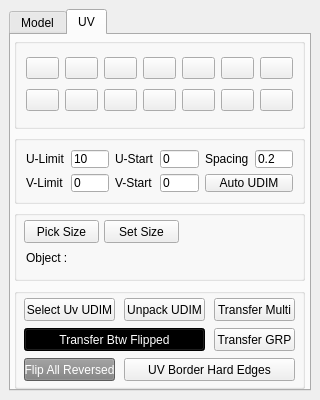
<?xml version="1.0" encoding="UTF-8"?>
<ui version="4.0">
 <class>mnT2_ilm_tool_win</class>
 <widget class="QMainWindow" name="mnT2_ilm_tool_win">
  <property name="geometry">
   <rect>
    <x>0</x>
    <y>0</y>
    <width>320</width>
    <height>400</height>
   </rect>
  </property>
  <property name="minimumSize">
   <size>
    <width>320</width>
    <height>400</height>
   </size>
  </property>
  <property name="maximumSize">
   <size>
    <width>320</width>
    <height>400</height>
   </size>
  </property>
  <property name="windowTitle">
   <string>mnT2 ILM Tools</string>
  </property>
  <property name="windowIcon">
   <iconset>
    <normaloff>../icons/mnT2_ilm/ILMtools.bmp</normaloff>../icons/mnT2_ilm/ILMtools.bmp</iconset>
  </property>
  <widget class="QWidget" name="central_widget">
   <layout class="QHBoxLayout" name="horizontalLayout">
    <item>
     <widget class="QTabWidget" name="tab_widget">
      <property name="currentIndex">
       <number>1</number>
      </property>
      <widget class="QWidget" name="obj_tab">
       <attribute name="title">
        <string>Model</string>
       </attribute>
       <widget class="QGroupBox" name="cre_sel_grp">
        <property name="geometry">
         <rect>
          <x>3</x>
          <y>3</y>
          <width>291</width>
          <height>85</height>
         </rect>
        </property>
        <property name="autoFillBackground">
         <bool>false</bool>
        </property>
        <property name="title">
         <string>Crease Select Components</string>
        </property>
        <widget class="QLabel" name="label">
         <property name="geometry">
          <rect>
           <x>10</x>
           <y>20</y>
           <width>61</width>
           <height>16</height>
          </rect>
         </property>
         <property name="text">
          <string>Working on :</string>
         </property>
        </widget>
        <widget class="QRadioButton" name="vert_rb">
         <property name="geometry">
          <rect>
           <x>110</x>
           <y>20</y>
           <width>82</width>
           <height>17</height>
          </rect>
         </property>
         <property name="text">
          <string>Vertices</string>
         </property>
        </widget>
        <widget class="QRadioButton" name="edge_rb">
         <property name="geometry">
          <rect>
           <x>210</x>
           <y>20</y>
           <width>71</width>
           <height>17</height>
          </rect>
         </property>
         <property name="text">
          <string>Edges</string>
         </property>
         <property name="checked">
          <bool>true</bool>
         </property>
        </widget>
        <widget class="QLabel" name="label_3">
         <property name="geometry">
          <rect>
           <x>10</x>
           <y>50</y>
           <width>61</width>
           <height>21</height>
          </rect>
         </property>
         <property name="text">
          <string>Value :</string>
         </property>
        </widget>
        <widget class="QLabel" name="label_4">
         <property name="geometry">
          <rect>
           <x>50</x>
           <y>50</y>
           <width>41</width>
           <height>21</height>
          </rect>
         </property>
         <property name="text">
          <string>From</string>
         </property>
        </widget>
        <widget class="QLineEdit" name="cre_sel_min">
         <property name="geometry">
          <rect>
           <x>80</x>
           <y>50</y>
           <width>41</width>
           <height>20</height>
          </rect>
         </property>
         <property name="text">
          <string>1</string>
         </property>
         <property name="+changeCommand" stdset="0">
          <string>&quot;mnT2_ui.vsTools1UI.creSelMinChange()&quot;</string>
         </property>
        </widget>
        <widget class="QLineEdit" name="cre_sel_max">
         <property name="geometry">
          <rect>
           <x>150</x>
           <y>50</y>
           <width>41</width>
           <height>20</height>
          </rect>
         </property>
         <property name="text">
          <string>10</string>
         </property>
         <property name="+changeCommand" stdset="0">
          <string>&quot;mnT2_ui.vsTools1UI.creSelMaxChange()&quot;</string>
         </property>
        </widget>
        <widget class="QLabel" name="label_5">
         <property name="geometry">
          <rect>
           <x>130</x>
           <y>50</y>
           <width>21</width>
           <height>21</height>
          </rect>
         </property>
         <property name="text">
          <string>To</string>
         </property>
        </widget>
        <widget class="QPushButton" name="cre_sel_but">
         <property name="geometry">
          <rect>
           <x>205</x>
           <y>50</y>
           <width>75</width>
           <height>23</height>
          </rect>
         </property>
         <property name="text">
          <string>Select</string>
         </property>
         <property name="+command" stdset="0">
          <string>&quot;mnT2_ui.vsTools1UI.creSel()&quot;</string>
         </property>
        </widget>
       </widget>
       <widget class="QGroupBox" name="he_grp">
        <property name="geometry">
         <rect>
          <x>3</x>
          <y>92</y>
          <width>291</width>
          <height>55</height>
         </rect>
        </property>
        <property name="title">
         <string>Convert Hard Edge to Crease</string>
        </property>
        <widget class="QLineEdit" name="he_cre_val">
         <property name="geometry">
          <rect>
           <x>80</x>
           <y>20</y>
           <width>51</width>
           <height>20</height>
          </rect>
         </property>
         <property name="text">
          <string>3</string>
         </property>
         <property name="+changeCommand" stdset="0">
          <string>&quot;mnT2_ui.vsTools1UI.heCreValChange()&quot;</string>
         </property>
        </widget>
        <widget class="QPushButton" name="he_convert_but">
         <property name="geometry">
          <rect>
           <x>140</x>
           <y>20</y>
           <width>141</width>
           <height>23</height>
          </rect>
         </property>
         <property name="text">
          <string>Convert</string>
         </property>
         <property name="+command" stdset="0">
          <string>&quot;mnT2_ui.vsTools1UI.heConvert()&quot;</string>
         </property>
        </widget>
        <widget class="QLabel" name="label_6">
         <property name="geometry">
          <rect>
           <x>10</x>
           <y>22</y>
           <width>81</width>
           <height>16</height>
          </rect>
         </property>
         <property name="text">
          <string>Crease value</string>
         </property>
        </widget>
       </widget>
       <widget class="QGroupBox" name="abs_cre_grp">
        <property name="geometry">
         <rect>
          <x>3</x>
          <y>152</y>
          <width>291</width>
          <height>56</height>
         </rect>
        </property>
        <property name="title">
         <string>Set Absolute Crease Value</string>
        </property>
        <layout class="QHBoxLayout" name="horizontalLayout_2">
         <property name="spacing">
          <number>1</number>
         </property>
         <property name="leftMargin">
          <number>3</number>
         </property>
         <property name="topMargin">
          <number>3</number>
         </property>
         <property name="rightMargin">
          <number>3</number>
         </property>
         <property name="bottomMargin">
          <number>5</number>
         </property>
         <item>
          <widget class="QPushButton" name="abs_cre_0_but">
           <property name="font">
            <font>
             <weight>75</weight>
             <italic>false</italic>
             <bold>true</bold>
             <strikeout>false</strikeout>
            </font>
           </property>
           <property name="autoFillBackground">
            <bool>false</bool>
           </property>
           <property name="text">
            <string>0.0</string>
           </property>
           <property name="+command" stdset="0">
            <string>&quot;mnT2_ui.vsTools1UI.absCre(0)&quot;</string>
           </property>
          </widget>
         </item>
         <item>
          <widget class="QPushButton" name="abs_cre_0_but_2">
           <property name="text">
            <string>1.0</string>
           </property>
           <property name="+command" stdset="0">
            <string>&quot;mnT2_ui.vsTools1UI.absCre(1)&quot;</string>
           </property>
          </widget>
         </item>
         <item>
          <widget class="QPushButton" name="abs_cre_0_but_3">
           <property name="text">
            <string>2.0</string>
           </property>
           <property name="+command" stdset="0">
            <string>&quot;mnT2_ui.vsTools1UI.absCre(2)&quot;</string>
           </property>
          </widget>
         </item>
         <item>
          <widget class="QPushButton" name="abs_cre_0_but_4">
           <property name="text">
            <string>3.0</string>
           </property>
           <property name="+command" stdset="0">
            <string>&quot;mnT2_ui.vsTools1UI.absCre(3)&quot;</string>
           </property>
          </widget>
         </item>
         <item>
          <widget class="QPushButton" name="abs_cre_0_but_5">
           <property name="text">
            <string>4.0</string>
           </property>
           <property name="+command" stdset="0">
            <string>&quot;mnT2_ui.vsTools1UI.absCre(4)&quot;</string>
           </property>
          </widget>
         </item>
         <item>
          <widget class="QPushButton" name="abs_cre_0_but_6">
           <property name="font">
            <font>
             <weight>75</weight>
             <bold>true</bold>
            </font>
           </property>
           <property name="text">
            <string>5.0</string>
           </property>
           <property name="+command" stdset="0">
            <string>&quot;mnT2_ui.vsTools1UI.absCre(5)&quot;</string>
           </property>
          </widget>
         </item>
         <item>
          <widget class="QPushButton" name="abs_cre_0_but_7">
           <property name="text">
            <string>6.0</string>
           </property>
           <property name="+command" stdset="0">
            <string>&quot;mnT2_ui.vsTools1UI.absCre(6)&quot;</string>
           </property>
          </widget>
         </item>
         <item>
          <widget class="QPushButton" name="abs_cre_0_but_8">
           <property name="text">
            <string>7.0</string>
           </property>
           <property name="+command" stdset="0">
            <string>&quot;mnT2_ui.vsTools1UI.absCre(7)&quot;</string>
           </property>
          </widget>
         </item>
         <item>
          <widget class="QPushButton" name="abs_cre_0_but_9">
           <property name="text">
            <string>8.0</string>
           </property>
           <property name="+command" stdset="0">
            <string>&quot;mnT2_ui.vsTools1UI.absCre(8)&quot;</string>
           </property>
          </widget>
         </item>
         <item>
          <widget class="QPushButton" name="abs_cre_0_but_10">
           <property name="text">
            <string>9.0</string>
           </property>
           <property name="+command" stdset="0">
            <string>&quot;mnT2_ui.vsTools1UI.absCre(9)&quot;</string>
           </property>
          </widget>
         </item>
         <item>
          <widget class="QPushButton" name="abs_cre_0_but_11">
           <property name="font">
            <font>
             <weight>75</weight>
             <bold>true</bold>
            </font>
           </property>
           <property name="text">
            <string>10</string>
           </property>
           <property name="+command" stdset="0">
            <string>&quot;mnT2_ui.vsTools1UI.absCre(10)&quot;</string>
           </property>
          </widget>
         </item>
        </layout>
       </widget>
       <widget class="QGroupBox" name="other_grp">
        <property name="geometry">
         <rect>
          <x>3</x>
          <y>220</y>
          <width>291</width>
          <height>130</height>
         </rect>
        </property>
        <property name="title">
         <string/>
        </property>
        <layout class="QGridLayout" name="gridLayout_3">
         <property name="leftMargin">
          <number>3</number>
         </property>
         <property name="rightMargin">
          <number>3</number>
         </property>
         <property name="horizontalSpacing">
          <number>5</number>
         </property>
         <item row="0" column="0">
          <widget class="QPushButton" name="sel_similar_but">
           <property name="toolTip">
            <string>Select objects shared the same form/shape</string>
           </property>
           <property name="text">
            <string>Select Similar</string>
           </property>
           <property name="+command" stdset="0">
            <string>&quot;mnT2_ui.vsTools1UI.selSimilar()&quot;</string>
           </property>
          </widget>
         </item>
         <item row="0" column="1">
          <widget class="QPushButton" name="lock_cre_but">
           <property name="toolTip">
            <string>Create crease set for all selected objects</string>
           </property>
           <property name="text">
            <string>Lock Crease</string>
           </property>
           <property name="+command" stdset="0">
            <string>&quot;mnT2_ui.vsTools1UI.lockCre()&quot;</string>
           </property>
          </widget>
         </item>
         <item row="0" column="2">
          <widget class="QPushButton" name="sel_he_but">
           <property name="text">
            <string>Select Hard Edge</string>
           </property>
           <property name="+command" stdset="0">
            <string>&quot;mnT2_ui.vsTools1UI.selHe()&quot;</string>
           </property>
          </widget>
         </item>
         <item row="1" column="0">
          <widget class="QPushButton" name="make_inst_but">
           <property name="toolTip">
            <string>Convert selected similar objects into instance</string>
           </property>
           <property name="styleSheet">
            <string notr="true">color: white; background: black;</string>
           </property>
           <property name="text">
            <string>Make Instance</string>
           </property>
           <property name="+command" stdset="0">
            <string>&quot;mnT2_ui.vsTools1UI.makeInst()&quot;</string>
           </property>
          </widget>
         </item>
         <item row="1" column="1">
          <widget class="QPushButton" name="back_cre_but">
           <property name="toolTip">
            <string>Restore crease from crease set</string>
           </property>
           <property name="text">
            <string>Back Crease</string>
           </property>
           <property name="+command" stdset="0">
            <string>&quot;mnT2_ui.vsTools1UI.backCre()&quot;</string>
           </property>
          </widget>
         </item>
         <item row="1" column="2">
          <widget class="QPushButton" name="auto_fence_but">
           <property name="text">
            <string>Auto Fencing</string>
           </property>
           <property name="+command" stdset="0">
            <string>&quot;mnT2_ui.vsTools1UI.autoFence()&quot;</string>
           </property>
          </widget>
         </item>
         <item row="2" column="0">
          <widget class="QPushButton" name="sel_by_udim_but">
           <property name="toolTip">
            <string>Select objects in the same UDIM of selected object</string>
           </property>
           <property name="text">
            <string>Select Obj UDIM</string>
           </property>
           <property name="+command" stdset="0">
            <string>&quot;mnT2_ui.vsTools1UI.selObjUdim()&quot;</string>
           </property>
          </widget>
         </item>
         <item row="2" column="1">
          <widget class="QPushButton" name="transfer_cre_but">
           <property name="text">
            <string>Transfer Crease</string>
           </property>
           <property name="+command" stdset="0">
            <string>&quot;mnT2_ui.vsTools1UI.transferCre()&quot;</string>
           </property>
          </widget>
         </item>
         <item row="2" column="2">
          <widget class="QPushButton" name="reset_xform_but">
           <property name="text">
            <string>Reset Transform</string>
           </property>
           <property name="+command" stdset="0">
            <string>&quot;mnT2_ui.vsTools1UI.resetXform()&quot;</string>
           </property>
          </widget>
         </item>
         <item row="3" column="0" colspan="2">
          <widget class="QPushButton" name="comb_by_udim_but">
           <property name="text">
            <string>Combine by UDIM</string>
           </property>
           <property name="+command" stdset="0">
            <string>&quot;mnT2_ui.vsTools1UI.combByUdim()&quot;</string>
           </property>
          </widget>
         </item>
        </layout>
       </widget>
      </widget>
      <widget class="QWidget" name="uv_tab">
       <attribute name="title">
        <string>UV</string>
       </attribute>
       <widget class="QGroupBox" name="uv_grp">
        <property name="geometry">
         <rect>
          <x>3</x>
          <y>3</y>
          <width>291</width>
          <height>91</height>
         </rect>
        </property>
        <property name="title">
         <string/>
        </property>
        <property name="flat">
         <bool>false</bool>
        </property>
        <layout class="QGridLayout" name="gridLayout">
         <item row="0" column="0">
          <widget class="QPushButton" name="straig_sh_but">
           <property name="toolTip">
            <string>Straighten loop/ring and unfold UV shell</string>
           </property>
           <property name="text">
            <string/>
           </property>
           <property name="icon">
            <iconset>
             <normaloff>../icons/mnT2_ilm/NSUV/NS_strShell.bmp</normaloff>../icons/mnT2_ilm/NSUV/NS_strShell.bmp</iconset>
           </property>
           <property name="iconSize">
            <size>
             <width>24</width>
             <height>24</height>
            </size>
           </property>
           <property name="+command" stdset="0">
            <string>&quot;mnT2_ui.vsTools1UI.straigSh()&quot;</string>
           </property>
          </widget>
         </item>
         <item row="0" column="1">
          <widget class="QPushButton" name="alig_uv_mid_u_but">
           <property name="toolTip">
            <string>Align UV to the average U</string>
           </property>
           <property name="text">
            <string/>
           </property>
           <property name="icon">
            <iconset>
             <normaloff>../icons/mnT2_ilm/NSUV/NS_alignUmid.bmp</normaloff>../icons/mnT2_ilm/NSUV/NS_alignUmid.bmp</iconset>
           </property>
           <property name="iconSize">
            <size>
             <width>24</width>
             <height>24</height>
            </size>
           </property>
           <property name="+command" stdset="0">
            <string>&quot;mnT2_ui.vsTools1UI.aligUvMidU()&quot;</string>
           </property>
          </widget>
         </item>
         <item row="0" column="2">
          <widget class="QPushButton" name="unfold_uv_but">
           <property name="toolTip">
            <string>Unfold UV</string>
           </property>
           <property name="text">
            <string/>
           </property>
           <property name="icon">
            <iconset>
             <normaloff>../icons/mnT2_ilm/NSUV/NS_unfold.bmp</normaloff>../icons/mnT2_ilm/NSUV/NS_unfold.bmp</iconset>
           </property>
           <property name="iconSize">
            <size>
             <width>24</width>
             <height>24</height>
            </size>
           </property>
           <property name="+command" stdset="0">
            <string>&quot;mnT2_ui.vsTools1UI.unfoldUv()&quot;</string>
           </property>
          </widget>
         </item>
         <item row="0" column="3">
          <widget class="QPushButton" name="orient_sh_but">
           <property name="toolTip">
            <string>Orient UV shells</string>
           </property>
           <property name="text">
            <string/>
           </property>
           <property name="icon">
            <iconset>
             <normaloff>../icons/mnT2_ilm/uvxform_icons/sdv_orientUvShells.bmp</normaloff>../icons/mnT2_ilm/uvxform_icons/sdv_orientUvShells.bmp</iconset>
           </property>
           <property name="iconSize">
            <size>
             <width>24</width>
             <height>24</height>
            </size>
           </property>
           <property name="+command" stdset="0">
            <string>&quot;mnT2_ui.vsTools1UI.orientSh()&quot;</string>
           </property>
          </widget>
         </item>
         <item row="0" column="4">
          <widget class="QPushButton" name="alig_sh_left_u_but">
           <property name="toolTip">
            <string>Align UV shells to the left U</string>
           </property>
           <property name="text">
            <string/>
           </property>
           <property name="icon">
            <iconset>
             <normaloff>../icons/mnT2_ilm/uvxform_icons/sdv_aluvLeft.bmp</normaloff>../icons/mnT2_ilm/uvxform_icons/sdv_aluvLeft.bmp</iconset>
           </property>
           <property name="iconSize">
            <size>
             <width>24</width>
             <height>24</height>
            </size>
           </property>
           <property name="+command" stdset="0">
            <string>&quot;mnT2_ui.vsTools1UI.aligShLeftU()&quot;</string>
           </property>
          </widget>
         </item>
         <item row="0" column="5">
          <widget class="QPushButton" name="alig_sh_mid_u_but">
           <property name="toolTip">
            <string>Align UV shells to the mid U</string>
           </property>
           <property name="text">
            <string/>
           </property>
           <property name="icon">
            <iconset>
             <normaloff>../icons/mnT2_ilm/uvxform_icons/sdv_aluvCenterU.bmp</normaloff>../icons/mnT2_ilm/uvxform_icons/sdv_aluvCenterU.bmp</iconset>
           </property>
           <property name="iconSize">
            <size>
             <width>24</width>
             <height>24</height>
            </size>
           </property>
           <property name="+command" stdset="0">
            <string>&quot;mnT2_ui.vsTools1UI.aligShMidU()&quot;</string>
           </property>
          </widget>
         </item>
         <item row="0" column="6">
          <widget class="QPushButton" name="alig_sh_right_u_but">
           <property name="toolTip">
            <string>Align UV shells to the right U</string>
           </property>
           <property name="text">
            <string/>
           </property>
           <property name="icon">
            <iconset>
             <normaloff>../icons/mnT2_ilm/uvxform_icons/sdv_aluvRight.bmp</normaloff>../icons/mnT2_ilm/uvxform_icons/sdv_aluvRight.bmp</iconset>
           </property>
           <property name="iconSize">
            <size>
             <width>24</width>
             <height>24</height>
            </size>
           </property>
           <property name="+command" stdset="0">
            <string>&quot;mnT2_ui.vsTools1UI.aligShRightU()&quot;</string>
           </property>
          </widget>
         </item>
         <item row="1" column="0">
          <widget class="QPushButton" name="straig_uv_but">
           <property name="toolTip">
            <string>Straighten UV selection</string>
           </property>
           <property name="text">
            <string/>
           </property>
           <property name="icon">
            <iconset>
             <normaloff>../icons/mnT2_ilm/NSUV/NS_strUVs.bmp</normaloff>../icons/mnT2_ilm/NSUV/NS_strUVs.bmp</iconset>
           </property>
           <property name="iconSize">
            <size>
             <width>24</width>
             <height>24</height>
            </size>
           </property>
           <property name="+command" stdset="0">
            <string>&quot;mnT2_ui.vsTools1UI.straigUV()&quot;</string>
           </property>
          </widget>
         </item>
         <item row="1" column="1">
          <widget class="QPushButton" name="alig_uv_mid_v_but">
           <property name="toolTip">
            <string>Align UV to the average V</string>
           </property>
           <property name="text">
            <string/>
           </property>
           <property name="icon">
            <iconset>
             <normaloff>../icons/mnT2_ilm/NSUV/NS_alignVmid.bmp</normaloff>../icons/mnT2_ilm/NSUV/NS_alignVmid.bmp</iconset>
           </property>
           <property name="iconSize">
            <size>
             <width>24</width>
             <height>24</height>
            </size>
           </property>
           <property name="+command" stdset="0">
            <string>&quot;mnT2_ui.vsTools1UI.aligUvMidV()&quot;</string>
           </property>
          </widget>
         </item>
         <item row="1" column="2">
          <widget class="QPushButton" name="center_uv_but">
           <property name="toolTip">
            <string>Center UV shells</string>
           </property>
           <property name="text">
            <string/>
           </property>
           <property name="icon">
            <iconset>
             <normaloff>../icons/mnT2_ilm/uvxform_icons/sdv_centerUvs.bmp</normaloff>../icons/mnT2_ilm/uvxform_icons/sdv_centerUvs.bmp</iconset>
           </property>
           <property name="iconSize">
            <size>
             <width>24</width>
             <height>24</height>
            </size>
           </property>
           <property name="+command" stdset="0">
            <string>&quot;mnT2_ui.vsTools1UI.centerUv()&quot;</string>
           </property>
          </widget>
         </item>
         <item row="1" column="3">
          <widget class="QPushButton" name="stack_sh_but">
           <property name="toolTip">
            <string>Stack UV shells</string>
           </property>
           <property name="text">
            <string/>
           </property>
           <property name="icon">
            <iconset>
             <normaloff>../icons/mnT2_ilm/uvxform_icons/sdv_stackUvShells.bmp</normaloff>../icons/mnT2_ilm/uvxform_icons/sdv_stackUvShells.bmp</iconset>
           </property>
           <property name="iconSize">
            <size>
             <width>24</width>
             <height>24</height>
            </size>
           </property>
           <property name="+command" stdset="0">
            <string>&quot;mnT2_ui.vsTools1UI.stackSh()&quot;</string>
           </property>
          </widget>
         </item>
         <item row="1" column="4">
          <widget class="QPushButton" name="alig_sh_top_v_but">
           <property name="toolTip">
            <string>Align UV shells to the top V</string>
           </property>
           <property name="text">
            <string/>
           </property>
           <property name="icon">
            <iconset>
             <normaloff>../icons/mnT2_ilm/uvxform_icons/sdv_aluvTop.bmp</normaloff>../icons/mnT2_ilm/uvxform_icons/sdv_aluvTop.bmp</iconset>
           </property>
           <property name="iconSize">
            <size>
             <width>24</width>
             <height>24</height>
            </size>
           </property>
           <property name="+command" stdset="0">
            <string>&quot;mnT2_ui.vsTools1UI.aligShTopV()&quot;</string>
           </property>
          </widget>
         </item>
         <item row="1" column="5">
          <widget class="QPushButton" name="alig_sh_mid_v_but">
           <property name="toolTip">
            <string>Align UV shells to the mid V</string>
           </property>
           <property name="text">
            <string/>
           </property>
           <property name="icon">
            <iconset>
             <normaloff>../icons/mnT2_ilm/uvxform_icons/sdv_aluvCenterV.bmp</normaloff>../icons/mnT2_ilm/uvxform_icons/sdv_aluvCenterV.bmp</iconset>
           </property>
           <property name="iconSize">
            <size>
             <width>24</width>
             <height>24</height>
            </size>
           </property>
           <property name="+command" stdset="0">
            <string>&quot;mnT2_ui.vsTools1UI.aligShMidV()&quot;</string>
           </property>
          </widget>
         </item>
         <item row="1" column="6">
          <widget class="QPushButton" name="alig_sh_down_v_but">
           <property name="toolTip">
            <string>Align UV shells to the bottom V</string>
           </property>
           <property name="text">
            <string/>
           </property>
           <property name="icon">
            <iconset>
             <normaloff>../icons/mnT2_ilm/uvxform_icons/sdv_aluvBottom.bmp</normaloff>../icons/mnT2_ilm/uvxform_icons/sdv_aluvBottom.bmp</iconset>
           </property>
           <property name="iconSize">
            <size>
             <width>24</width>
             <height>24</height>
            </size>
           </property>
           <property name="+command" stdset="0">
            <string>&quot;mnT2_ui.vsTools1UI.aligShDownV()&quot;</string>
           </property>
          </widget>
         </item>
        </layout>
       </widget>
       <widget class="QGroupBox" name="udim_grp">
        <property name="geometry">
         <rect>
          <x>3</x>
          <y>100</y>
          <width>291</width>
          <height>69</height>
         </rect>
        </property>
        <property name="title">
         <string/>
        </property>
        <layout class="QGridLayout" name="gridLayout_2">
         <item row="0" column="0">
          <widget class="QLabel" name="u_lim_label">
           <property name="text">
            <string>U-Limit</string>
           </property>
          </widget>
         </item>
         <item row="0" column="2">
          <widget class="QLabel" name="u_start_label">
           <property name="text">
            <string>U-Start</string>
           </property>
          </widget>
         </item>
         <item row="0" column="3">
          <widget class="QLineEdit" name="u_start">
           <property name="text">
            <string>0</string>
           </property>
           <property name="+changeCommand" stdset="0">
            <string>&quot;mnT2_ui.vsTools1UI.uStartChange()&quot;</string>
           </property>
          </widget>
         </item>
         <item row="0" column="4">
          <widget class="QLabel" name="spacing_label">
           <property name="text">
            <string>Spacing</string>
           </property>
          </widget>
         </item>
         <item row="0" column="5">
          <widget class="QLineEdit" name="spacing">
           <property name="toolTip">
            <string>Space between UV shells after packing</string>
           </property>
           <property name="text">
            <string>0.2</string>
           </property>
           <property name="+changeCommand" stdset="0">
            <string>&quot;mnT2_ui.vsTools1UI.spacingChange()&quot;</string>
           </property>
          </widget>
         </item>
         <item row="1" column="0">
          <widget class="QLabel" name="v_lim_label">
           <property name="text">
            <string>V-Limit</string>
           </property>
          </widget>
         </item>
         <item row="1" column="1">
          <widget class="QLineEdit" name="v_lim">
           <property name="text">
            <string>0</string>
           </property>
           <property name="+changeCommand" stdset="0">
            <string>&quot;mnT2_ui.vsTools1UI.vLimChange()&quot;</string>
           </property>
          </widget>
         </item>
         <item row="1" column="2">
          <widget class="QLabel" name="v_start_label">
           <property name="text">
            <string>V-Start</string>
           </property>
          </widget>
         </item>
         <item row="1" column="3">
          <widget class="QLineEdit" name="v_start">
           <property name="text">
            <string>0</string>
           </property>
           <property name="+changeCommand" stdset="0">
            <string>&quot;mnT2_ui.vsTools1UI.vStartChange()&quot;</string>
           </property>
          </widget>
         </item>
         <item row="1" column="4" colspan="2">
          <widget class="QPushButton" name="auto_udim_but">
           <property name="toolTip">
            <string>Auto pack UV into UDIM patches</string>
           </property>
           <property name="text">
            <string>Auto UDIM</string>
           </property>
           <property name="+command" stdset="0">
            <string>&quot;mnT2_ui.vsTools1UI.packUdim()&quot;</string>
           </property>
          </widget>
         </item>
         <item row="0" column="1">
          <widget class="QLineEdit" name="u_lim">
           <property name="text">
            <string>10</string>
           </property>
           <property name="+changeCommand" stdset="0">
            <string>&quot;mnT2_ui.vsTools1UI.uLimChange()&quot;</string>
           </property>
          </widget>
         </item>
        </layout>
       </widget>
       <widget class="QGroupBox" name="checker_grp">
        <property name="geometry">
         <rect>
          <x>3</x>
          <y>175</y>
          <width>291</width>
          <height>71</height>
         </rect>
        </property>
        <property name="title">
         <string/>
        </property>
        <widget class="QPushButton" name="pick_size_but">
         <property name="geometry">
          <rect>
           <x>10</x>
           <y>10</y>
           <width>75</width>
           <height>23</height>
          </rect>
         </property>
         <property name="toolTip">
          <string>Pick UV size from sample object</string>
         </property>
         <property name="text">
          <string>Pick Size</string>
         </property>
         <property name="+command" stdset="0">
          <string>&quot;mnT2_ui.vsTools1UI.pickSize()&quot;</string>
         </property>
        </widget>
        <widget class="QPushButton" name="set_but">
         <property name="geometry">
          <rect>
           <x>90</x>
           <y>10</y>
           <width>75</width>
           <height>23</height>
          </rect>
         </property>
         <property name="toolTip">
          <string>Scale UV using picked sample size</string>
         </property>
         <property name="text">
          <string>Set Size</string>
         </property>
         <property name="+command" stdset="0">
          <string>&quot;mnT2_ui.vsTools1UI.setSize()&quot;</string>
         </property>
        </widget>
        <widget class="QLabel" name="picked_obj_label">
         <property name="geometry">
          <rect>
           <x>55</x>
           <y>40</y>
           <width>211</width>
           <height>16</height>
          </rect>
         </property>
         <property name="text">
          <string/>
         </property>
        </widget>
        <widget class="QLabel" name="obj_label">
         <property name="geometry">
          <rect>
           <x>12</x>
           <y>40</y>
           <width>41</width>
           <height>16</height>
          </rect>
         </property>
         <property name="text">
          <string>Object :</string>
         </property>
        </widget>
       </widget>
       <widget class="QGroupBox" name="sel_grp">
        <property name="geometry">
         <rect>
          <x>3</x>
          <y>253</y>
          <width>291</width>
          <height>101</height>
         </rect>
        </property>
        <property name="title">
         <string/>
        </property>
        <widget class="QPushButton" name="sel_udim_but">
         <property name="geometry">
          <rect>
           <x>10</x>
           <y>10</y>
           <width>91</width>
           <height>23</height>
          </rect>
         </property>
         <property name="toolTip">
          <string>Select UVs in the same UDIM of selected object</string>
         </property>
         <property name="text">
          <string>Select Uv UDIM</string>
         </property>
         <property name="+command" stdset="0">
          <string>&quot;mnT2_ui.vsTools1UI.selectUvUdim()&quot;</string>
         </property>
        </widget>
        <widget class="QPushButton" name="btUnpackUDIM">
         <property name="geometry">
          <rect>
           <x>110</x>
           <y>10</y>
           <width>81</width>
           <height>23</height>
          </rect>
         </property>
         <property name="toolTip">
          <string>from selected meshes, arrange UDIM by UDIM in U and V direction.</string>
         </property>
         <property name="text">
          <string>Unpack UDIM</string>
         </property>
         <property name="+command" stdset="0">
          <string>&quot;mnT2_ui.vsTools1UI.unpackUdim()&quot;</string>
         </property>
        </widget>
        <widget class="QPushButton" name="transfer_multi_but_2">
         <property name="geometry">
          <rect>
           <x>200</x>
           <y>10</y>
           <width>81</width>
           <height>23</height>
          </rect>
         </property>
         <property name="toolTip">
          <string>Transfer UV to multi objects</string>
         </property>
         <property name="text">
          <string>Transfer Multi</string>
         </property>
         <property name="+command" stdset="0">
          <string>&quot;mnT2_ui.vsTools1UI.transferMulti()&quot;</string>
         </property>
        </widget>
        <widget class="QPushButton" name="transfer_group">
         <property name="geometry">
          <rect>
           <x>200</x>
           <y>40</y>
           <width>81</width>
           <height>23</height>
          </rect>
         </property>
         <property name="toolTip">
          <string>Transfer UV to meshes between 2 groups.
Select source first and then destination.</string>
         </property>
         <property name="text">
          <string>Transfer GRP</string>
         </property>
         <property name="+command" stdset="0">
          <string>&quot;mnT2_ui.vsTools1UI.transferGrp()&quot;</string>
         </property>
        </widget>
        <widget class="QPushButton" name="transfer_btw_flipped">
         <property name="geometry">
          <rect>
           <x>10</x>
           <y>40</y>
           <width>181</width>
           <height>23</height>
          </rect>
         </property>
         <property name="toolTip">
          <string/>
         </property>
         <property name="autoFillBackground">
          <bool>false</bool>
         </property>
         <property name="styleSheet">
          <string notr="true">color: white; background: black;</string>
         </property>
         <property name="text">
          <string>Transfer Btw Flipped</string>
         </property>
         <property name="+command" stdset="0">
          <string>&quot;mnT2_ui.vsTools1UI.transferBtwFlipped()&quot;</string>
         </property>
        </widget>
        <widget class="QPushButton" name="transfer_btw_flipped_2">
         <property name="geometry">
          <rect>
           <x>10</x>
           <y>70</y>
           <width>91</width>
           <height>23</height>
          </rect>
         </property>
         <property name="toolTip">
          <string/>
         </property>
         <property name="autoFillBackground">
          <bool>false</bool>
         </property>
         <property name="styleSheet">
          <string notr="true">color: white; background: dark grey;</string>
         </property>
         <property name="text">
          <string>Flip All Reversed</string>
         </property>
         <property name="+command" stdset="0">
          <string>&quot;mnT2_ui.vsTools1UI.flipAllReversed()&quot;</string>
         </property>
        </widget>
        <widget class="QPushButton" name="uv_border_hard_edges">
         <property name="geometry">
          <rect>
           <x>110</x>
           <y>70</y>
           <width>171</width>
           <height>23</height>
          </rect>
         </property>
         <property name="toolTip">
          <string/>
         </property>
         <property name="text">
          <string>UV Border Hard Edges</string>
         </property>
         <property name="+command" stdset="0">
          <string>&quot;mnT2_ui.vsTools1UI.UV_border_hard_edges()&quot;</string>
         </property>
        </widget>
       </widget>
      </widget>
     </widget>
    </item>
   </layout>
  </widget>
 </widget>
 <resources/>
 <connections/>
</ui>
